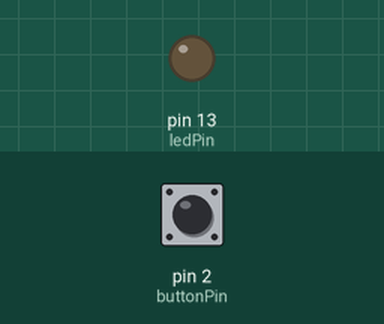
Simulated run of this sketch. Board: Arduino Uno, built with avr-gcc and run on an emulated ATmega328P. Shown: output pins drawn as LEDs (lit = HIGH). Dashed ring = blinking. Inputs (shaded band) come from the test bench; at power-on: pin 2 (buttonPin) LOW.

Above: at 1.2 s.
1.3 s: pin 2 (buttonPin) pulled HIGH for 0.15 s
At 1.69 s:
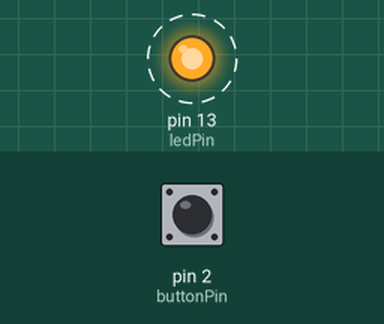
4.4 s: pin 2 (buttonPin) pulled HIGH for 1 s
At 5.0 s:
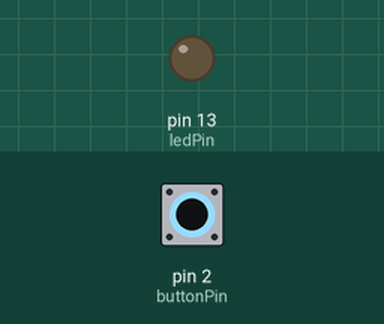
6.9 s: pin 2 (buttonPin) pulled HIGH for 3.2 s
At 10.34 s:
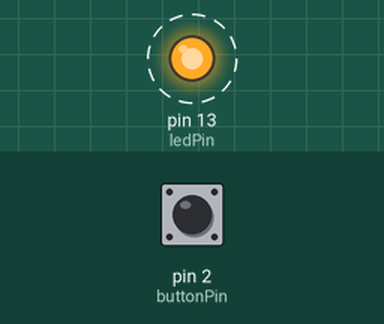
Timing chart, 0 to 19.1 s (numbered marks = the images above; inputs shaded):
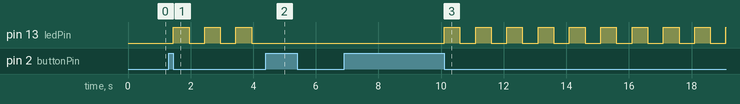

The sketch:

super_esboo_leelo1.ino
```cpp
const int buttonPin = 2;   // The digital pin connected to the pushbutton
const int ledPin = 13;     // The digital pin connected to the LED

int buttonState = 0;       // Variable to store the current state of the button
bool blinking = false;     // Flag to track if LED should be blinking

unsigned long previousMillis = 0; // Will store last time LED was updated
const long interval = 500;        // Interval at which to blink (milliseconds)

void setup() {
  pinMode(ledPin, OUTPUT);      // Set the LED pin as an output
  pinMode(buttonPin, INPUT);    // Set the button pin as an input
  Serial.begin(9600);           // Initialize serial communication for debugging
}

void loop() {
  // Read the state of the button
  buttonState = digitalRead(buttonPin);

  // Check if the button is pressed (LOW because of pull-up if you use INPUT_PULLUP,
  // or HIGH if using pull-down as in the diagram with external resistor)
  // For the pull-down configuration shown, the button will be HIGH when pressed.
  if (buttonState == HIGH) {
    // Small delay to debounce the button (optional but recommended)
    delay(50);
    // Read again to confirm (basic debouncing)
    if (digitalRead(buttonPin) == HIGH) {
      blinking = !blinking; // Toggle the blinking state
      // Wait for the button to be released to avoid multiple toggles from a single press
      while(digitalRead(buttonPin) == HIGH);
    }
  }

  if (blinking) {
    unsigned long currentMillis = millis();

    if (currentMillis - previousMillis >= interval) {
      // Save the last time you blinked the LED
      previousMillis = currentMillis;

      // If the LED is off, turn it on, and vice-versa:
      if (digitalRead(ledPin) == LOW) {
        digitalWrite(ledPin, HIGH); // Turn LED on
      } else {
        digitalWrite(ledPin, LOW);  // Turn LED off
      }
    }
  } else {
    digitalWrite(ledPin, LOW); // Ensure LED is off when not blinking
  }
}
```

Measured:
- after the input at 1.3 s, pin 13 (ledPin): alternates HIGH for 0.50 s and LOW for 0.50 s, starting after 0.15 s
- after the input at 4.4 s, pin 13 (ledPin): stops changing and stays LOW
- after the input at 6.9 s, pin 13 (ledPin): alternates HIGH for 0.50 s and LOW for 0.50 s, starting after 3.2 s
